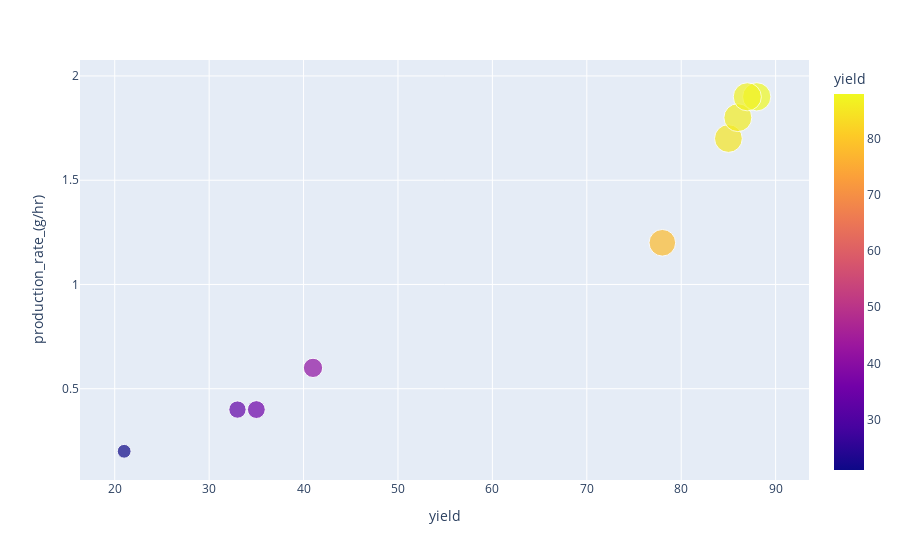

This figure's notebook cell:
### Code cell
df = df.replace('PENDING',pd.NaT)
df = df.dropna(axis=0)
df['production_rate_(g/hr)'] = df['production_rate_(g/hr)'].apply(pd.to_numeric)
df['yield'] = df['yield'].apply(pd.to_numeric)
results_length = []
for i in range(len(df['priority']==-1)):
    results_length.append(i)
print(results_length)
max_value_yield = df['yield'].max()
max_value_production_rate = df['production_rate_(g/hr)'].max()




fig = px.scatter(df,x='yield', y='production_rate_(g/hr)',size='yield',color='yield',hover_data=['temperature','time','stoichiometry'])
fig.show()
print('Highest yield is {}%'.format(df['yield'].max()))
print('Highest production rate is {}g/hr'.format(df['production_rate_(g/hr)'].max()))

### Figure 1 — Plotly figure (JSON) as saved in the notebook; plotly's stock layout.template omitted (floating-point values rounded to 4 significant figures)
{"data": [{"customdata": [[135, 43, 0.48], [129, 5, 0.38], [117, 41, 0.48], [117, 37, 0.48], [114, 43, 0.455], [102, 23, 0.405], [54, 41, 0.58], [45, 29, 0.605], [45, 7, 0.655]], "hovertemplate": "yield=%{marker.color}<br>production_rate_(g/hr)=%{y}<br>temperature=%{customdata[0]}<br>time=%{customdata[1]}<br>stoichiometry=%{customdata[2]}<extra></extra>", "legendgroup": "", "marker": {"color": [88, 33, 85, 86, 87, 78, 41, 35, 21], "coloraxis": "coloraxis", "size": [88, 33, 85, 86, 87, 78, 41, 35, 21], "sizemode": "area", "sizeref": 0.22, "symbol": "circle"}, "mode": "markers", "name": "", "orientation": "v", "showlegend": false, "type": "scatter", "x": [88, 33, 85, 86, 87, 78, 41, 35, 21], "xaxis": "x", "y": [1.9, 0.4, 1.7, 1.8, 1.9, 1.2, 0.6, 0.4, 0.2], "yaxis": "y"}], "layout": {"coloraxis": {"colorbar": {"title": {"text": "yield"}}, "colorscale": [[0, "#0d0887"], [0.1111, "#46039f"], [0.2222, "#7201a8"], [0.3333, "#9c179e"], [0.4444, "#bd3786"], [0.5556, "#d8576b"], [0.6667, "#ed7953"], [0.7778, "#fb9f3a"], [0.8889, "#fdca26"], [1, "#f0f921"]]}, "legend": {"itemsizing": "constant", "tracegroupgap": 0}, "margin": {"t": 60}, "xaxis": {"anchor": "y", "domain": [0, 1], "title": {"text": "yield"}}, "yaxis": {"anchor": "x", "domain": [0, 1], "title": {"text": "production_rate_(g/hr)"}}}}
